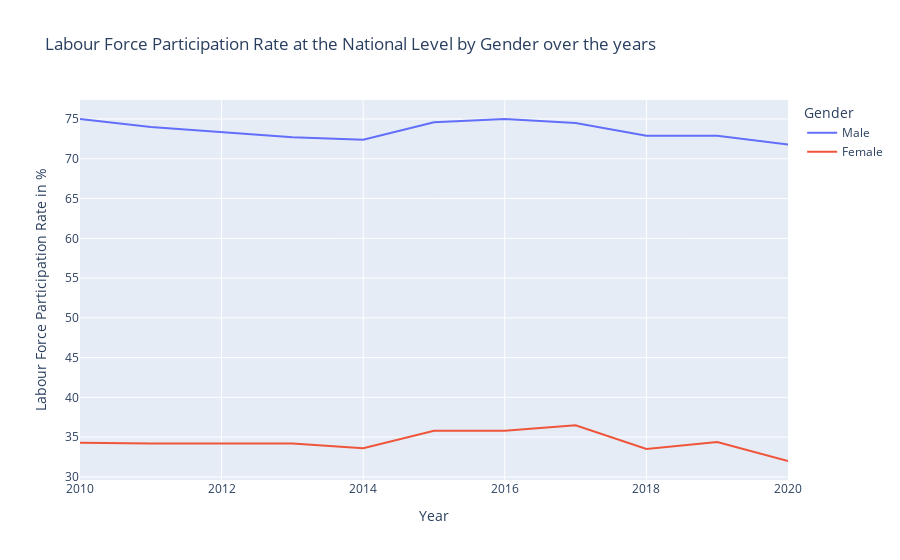

Write notebook code for a chart like this one.
### Markdown cell above
## Analyse the Labour Force Participation rate by Gender over the Years

### Code cell
# Line Chart - Analyse LFPR for Male/Female(by Gender) over the Years
fig_line = px.line(data.loc[((data.Gender == "Male") | (data.Gender == "Female")) & (data.Education == "Aggregate levels: Total") & (data.Sector == "Area type: National")], x="Year", y="Value", color="Gender", title="Labour Force Participation Rate at the National Level by Gender over the years", labels={"Value": "Labour Force Participation Rate in %"})
fig_line.show()

### Figure 1 — Plotly figure (JSON) as saved in the notebook; plotly's stock layout.template omitted (floating-point values rounded to 4 significant figures)
{"data": [{"hovertemplate": "Gender=Male<br>Year=%{x}<br>Labour Force Participation Rate in %=%{y}<extra></extra>", "legendgroup": "Male", "line": {"color": "#636efa", "dash": "solid"}, "marker": {"symbol": "circle"}, "mode": "lines", "name": "Male", "orientation": "v", "showlegend": true, "type": "scatter", "x": [2020, 2019, 2018, 2017, 2016, 2015, 2014, 2013, 2011, 2010], "xaxis": "x", "y": [71.8, 72.9, 72.9, 74.5, 75, 74.6, 72.4, 72.7, 74, 75], "yaxis": "y"}, {"hovertemplate": "Gender=Female<br>Year=%{x}<br>Labour Force Participation Rate in %=%{y}<extra></extra>", "legendgroup": "Female", "line": {"color": "#EF553B", "dash": "solid"}, "marker": {"symbol": "circle"}, "mode": "lines", "name": "Female", "orientation": "v", "showlegend": true, "type": "scatter", "x": [2020, 2019, 2018, 2017, 2016, 2015, 2014, 2013, 2011, 2010], "xaxis": "x", "y": [32, 34.4, 33.5, 36.5, 35.8, 35.8, 33.6, 34.2, 34.2, 34.3], "yaxis": "y"}], "layout": {"legend": {"title": {"text": "Gender"}, "tracegroupgap": 0}, "title": {"text": "Labour Force Participation Rate at the National Level by Gender over the years"}, "xaxis": {"anchor": "y", "domain": [0, 1], "title": {"text": "Year"}}, "yaxis": {"anchor": "x", "domain": [0, 1], "title": {"text": "Labour Force Participation Rate in %"}}}}
